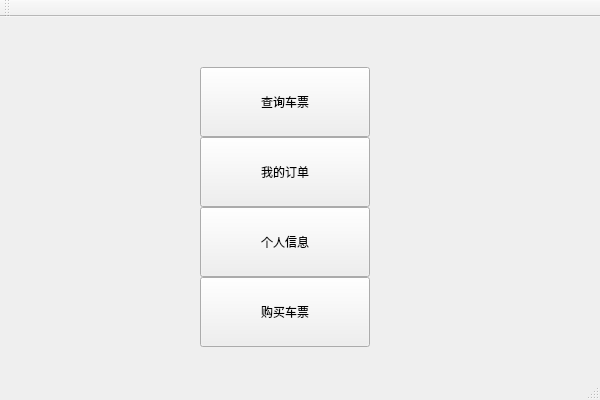
<?xml version="1.0" encoding="UTF-8"?>
<ui version="4.0">
 <class>UserMainWindowClass</class>
 <widget class="QMainWindow" name="UserMainWindowClass">
  <property name="geometry">
   <rect>
    <x>0</x>
    <y>0</y>
    <width>600</width>
    <height>400</height>
   </rect>
  </property>
  <property name="windowTitle">
   <string>UserMainWindow</string>
  </property>
  <widget class="QWidget" name="centralWidget">
   <widget class="QPushButton" name="orderButton">
    <property name="geometry">
     <rect>
      <x>200</x>
      <y>120</y>
      <width>170</width>
      <height>70</height>
     </rect>
    </property>
    <property name="text">
     <string>我的订单</string>
    </property>
   </widget>
   <widget class="QPushButton" name="searchButton">
    <property name="geometry">
     <rect>
      <x>200</x>
      <y>50</y>
      <width>170</width>
      <height>70</height>
     </rect>
    </property>
    <property name="minimumSize">
     <size>
      <width>75</width>
      <height>24</height>
     </size>
    </property>
    <property name="text">
     <string>查询车票</string>
    </property>
   </widget>
   <widget class="QPushButton" name="informationButton">
    <property name="geometry">
     <rect>
      <x>200</x>
      <y>190</y>
      <width>170</width>
      <height>70</height>
     </rect>
    </property>
    <property name="text">
     <string>个人信息</string>
    </property>
   </widget>
   <widget class="QPushButton" name="buyButton">
    <property name="geometry">
     <rect>
      <x>200</x>
      <y>260</y>
      <width>170</width>
      <height>70</height>
     </rect>
    </property>
    <property name="text">
     <string>购买车票</string>
    </property>
   </widget>
  </widget>
  <widget class="QMenuBar" name="menuBar">
   <property name="geometry">
    <rect>
     <x>0</x>
     <y>0</y>
     <width>600</width>
     <height>33</height>
    </rect>
   </property>
  </widget>
  <widget class="QToolBar" name="mainToolBar">
   <attribute name="toolBarArea">
    <enum>TopToolBarArea</enum>
   </attribute>
   <attribute name="toolBarBreak">
    <bool>false</bool>
   </attribute>
  </widget>
  <widget class="QStatusBar" name="statusBar"/>
 </widget>
 <layoutdefault spacing="6" margin="11"/>
 <resources>
  <include location="UserMainWindow.qrc"/>
 </resources>
 <connections/>
</ui>
